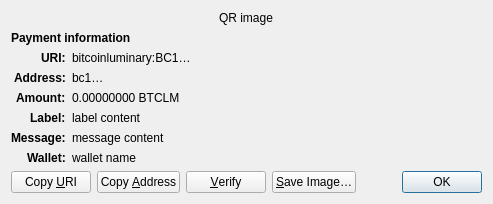
<?xml version="1.0" encoding="UTF-8"?>
<ui version="4.0">
 <class>ReceiveRequestDialog</class>
 <widget class="QDialog" name="ReceiveRequestDialog">
  <property name="geometry">
   <rect>
    <x>0</x>
    <y>0</y>
    <width>413</width>
    <height>229</height>
   </rect>
  </property>
  <property name="windowTitle">
   <string>Request payment to …</string>
  </property>
  <layout class="QGridLayout" name="gridLayout" columnstretch="0,1">
   <property name="sizeConstraint">
    <enum>QLayout::SetFixedSize</enum>
   </property>
   <item row="0" column="0" colspan="2" alignment="Qt::AlignHCenter">
    <widget class="QRImageWidget" name="qr_code">
     <property name="text">
      <string notr="true">QR image</string>
     </property>
     <property name="textInteractionFlags">
      <set>Qt::NoTextInteraction</set>
     </property>
    </widget>
   </item>
   <item row="1" column="0" colspan="2">
    <widget class="QLabel" name="payment_header">
     <property name="font">
      <font>
       <weight>75</weight>
       <bold>true</bold>
      </font>
     </property>
     <property name="text">
      <string>Payment information</string>
     </property>
     <property name="textInteractionFlags">
      <set>Qt::NoTextInteraction</set>
     </property>
    </widget>
   </item>
   <item row="2" column="0" alignment="Qt::AlignRight|Qt::AlignTop">
    <widget class="QLabel" name="uri_tag">
     <property name="font">
      <font>
       <weight>75</weight>
       <bold>true</bold>
      </font>
     </property>
     <property name="text">
      <string notr="true">URI:</string>
     </property>
     <property name="textFormat">
      <enum>Qt::PlainText</enum>
     </property>
     <property name="textInteractionFlags">
      <set>Qt::NoTextInteraction</set>
     </property>
    </widget>
   </item>
   <item row="2" column="1" alignment="Qt::AlignTop">
    <widget class="QLabel" name="uri_content">
     <property name="text">
      <string notr="true">bitcoinluminary:BC1…</string>
     </property>
     <property name="textFormat">
      <enum>Qt::RichText</enum>
     </property>
     <property name="wordWrap">
      <bool>true</bool>
     </property>
     <property name="textInteractionFlags">
      <set>Qt::TextSelectableByMouse</set>
     </property>
    </widget>
   </item>
   <item row="3" column="0" alignment="Qt::AlignRight|Qt::AlignTop">
    <widget class="QLabel" name="address_tag">
     <property name="font">
      <font>
       <weight>75</weight>
       <bold>true</bold>
      </font>
     </property>
     <property name="text">
      <string>Address:</string>
     </property>
     <property name="textInteractionFlags">
      <set>Qt::NoTextInteraction</set>
     </property>
    </widget>
   </item>
   <item row="3" column="1" alignment="Qt::AlignTop">
    <widget class="QLabel" name="address_content">
     <property name="text">
      <string notr="true">bc1…</string>
     </property>
     <property name="textFormat">
      <enum>Qt::PlainText</enum>
     </property>
     <property name="textInteractionFlags">
      <set>Qt::TextSelectableByMouse</set>
     </property>
    </widget>
   </item>
   <item row="4" column="0" alignment="Qt::AlignRight|Qt::AlignTop">
    <widget class="QLabel" name="amount_tag">
     <property name="font">
      <font>
       <weight>75</weight>
       <bold>true</bold>
      </font>
     </property>
     <property name="text">
      <string>Amount:</string>
     </property>
     <property name="textInteractionFlags">
      <set>Qt::NoTextInteraction</set>
     </property>
    </widget>
   </item>
   <item row="4" column="1" alignment="Qt::AlignTop">
    <widget class="QLabel" name="amount_content">
     <property name="text">
      <string notr="true">0.00000000 BTCLM</string>
     </property>
     <property name="textFormat">
      <enum>Qt::PlainText</enum>
     </property>
     <property name="textInteractionFlags">
      <set>Qt::TextSelectableByMouse</set>
     </property>
    </widget>
   </item>
   <item row="5" column="0" alignment="Qt::AlignRight|Qt::AlignTop">
    <widget class="QLabel" name="label_tag">
     <property name="font">
      <font>
       <weight>75</weight>
       <bold>true</bold>
      </font>
     </property>
     <property name="text">
      <string>Label:</string>
     </property>
     <property name="textInteractionFlags">
      <set>Qt::NoTextInteraction</set>
     </property>
    </widget>
   </item>
   <item row="5" column="1" alignment="Qt::AlignTop">
    <widget class="QLabel" name="label_content">
     <property name="text">
      <string notr="true">label content</string>
     </property>
     <property name="textFormat">
      <enum>Qt::PlainText</enum>
     </property>
     <property name="wordWrap">
      <bool>true</bool>
     </property>
     <property name="textInteractionFlags">
      <set>Qt::TextSelectableByMouse</set>
     </property>
    </widget>
   </item>
   <item row="6" column="0" alignment="Qt::AlignRight|Qt::AlignTop">
    <widget class="QLabel" name="message_tag">
     <property name="font">
      <font>
       <weight>75</weight>
       <bold>true</bold>
      </font>
     </property>
     <property name="text">
      <string>Message:</string>
     </property>
     <property name="textInteractionFlags">
      <set>Qt::NoTextInteraction</set>
     </property>
    </widget>
   </item>
   <item row="6" column="1" alignment="Qt::AlignTop">
    <widget class="QLabel" name="message_content">
     <property name="text">
      <string notr="true">message content</string>
     </property>
     <property name="textFormat">
      <enum>Qt::PlainText</enum>
     </property>
     <property name="wordWrap">
      <bool>true</bool>
     </property>
     <property name="textInteractionFlags">
      <set>Qt::TextSelectableByMouse</set>
     </property>
    </widget>
   </item>
   <item row="7" column="0" alignment="Qt::AlignRight|Qt::AlignTop">
    <widget class="QLabel" name="wallet_tag">
     <property name="font">
      <font>
       <weight>75</weight>
       <bold>true</bold>
      </font>
     </property>
     <property name="text">
      <string>Wallet:</string>
     </property>
     <property name="textInteractionFlags">
      <set>Qt::NoTextInteraction</set>
     </property>
    </widget>
   </item>
   <item row="7" column="1" alignment="Qt::AlignTop">
    <widget class="QLabel" name="wallet_content">
     <property name="text">
      <string notr="true">wallet name</string>
     </property>
     <property name="textFormat">
      <enum>Qt::PlainText</enum>
     </property>
     <property name="wordWrap">
      <bool>true</bool>
     </property>
     <property name="textInteractionFlags">
      <set>Qt::TextSelectableByMouse</set>
     </property>
    </widget>
   </item>
   <item row="8" column="0" colspan="2">
    <layout class="QHBoxLayout" name="horizontalLayout">
     <item>
      <widget class="QPushButton" name="btnCopyURI">
       <property name="text">
        <string>Copy &amp;URI</string>
       </property>
       <property name="autoDefault">
        <bool>false</bool>
       </property>
      </widget>
     </item>
     <item>
      <widget class="QPushButton" name="btnCopyAddress">
       <property name="text">
        <string>Copy &amp;Address</string>
       </property>
       <property name="autoDefault">
        <bool>false</bool>
       </property>
      </widget>
     </item>
     <item>
      <widget class="QPushButton" name="btnVerify">
       <property name="text">
        <string>&amp;Verify</string>
       </property>
       <property name="toolTip">
        <string>Verify this address on e.g. a hardware wallet screen</string>
       </property>
       <property name="autoDefault">
        <bool>false</bool>
       </property>
      </widget>
     </item>
     <item>
      <widget class="QPushButton" name="btnSaveAs">
       <property name="text">
        <string>&amp;Save Image…</string>
       </property>
       <property name="autoDefault">
        <bool>false</bool>
       </property>
      </widget>
     </item>
     <item>
      <spacer name="horizontalSpacer_2">
       <property name="orientation">
        <enum>Qt::Horizontal</enum>
       </property>
       <property name="sizeHint" stdset="0">
        <size>
         <width>40</width>
         <height>20</height>
        </size>
       </property>
      </spacer>
     </item>
     <item>
      <widget class="QDialogButtonBox" name="buttonBox">
       <property name="focusPolicy">
        <enum>Qt::StrongFocus</enum>
       </property>
       <property name="standardButtons">
        <set>QDialogButtonBox::Ok</set>
       </property>
      </widget>
     </item>
    </layout>
   </item>
  </layout>
 </widget>
 <customwidgets>
  <customwidget>
   <class>QRImageWidget</class>
   <extends>QLabel</extends>
   <header>qt/qrimagewidget.h</header>
  </customwidget>
 </customwidgets>
 <tabstops>
  <tabstop>buttonBox</tabstop>
  <tabstop>btnCopyURI</tabstop>
  <tabstop>btnCopyAddress</tabstop>
  <tabstop>btnSaveAs</tabstop>
 </tabstops>
 <resources/>
 <connections>
  <connection>
   <sender>buttonBox</sender>
   <signal>accepted()</signal>
   <receiver>ReceiveRequestDialog</receiver>
   <slot>accept()</slot>
   <hints>
    <hint type="sourcelabel">
     <x>135</x>
     <y>230</y>
    </hint>
    <hint type="destinationlabel">
     <x>135</x>
     <y>126</y>
    </hint>
   </hints>
  </connection>
 </connections>
</ui>
